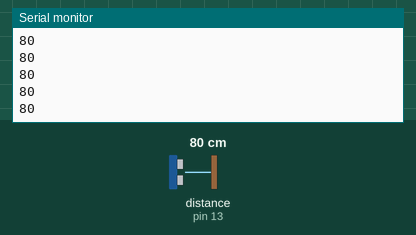
Recording of a sketch running on a simulated Arduino Uno, built with avr-gcc and run on an emulated ATmega328P. Shown: the last lines printed to the serial monitor. The inputs (shaded band) are chosen by the test bench; at power-on: distance to the obstacle (sensor on pin 13) 80 cm. The echo pulse lasts 58.3 µs per cm.

Above: at 1.2 s.
1.3 s: distance to the obstacle (sensor on pin 13) set to 2 cm
At 1.9 s:
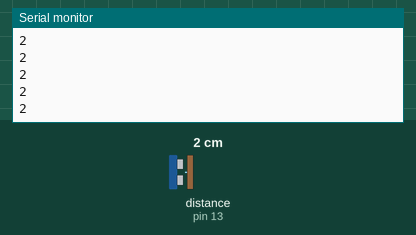
2.8 s: distance to the obstacle (sensor on pin 13) set to 4 cm
At 3.9 s:
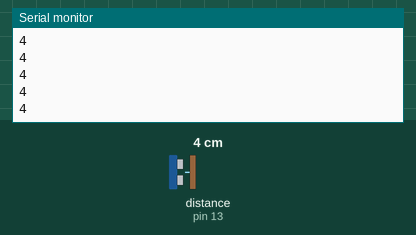
Timing chart, 0 to 5.8 s (numbered marks = the images above; inputs shaded):
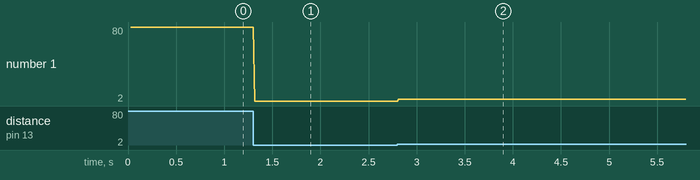

The sketch:

3_sonar-basic.ino
```cpp
// basic sonar testing
// function for averaging readings provided

#include <Ultrasonic.h>

//Ultra sonic sensor pin definitions
int trigpin = 12;//appoint trigger pin
int echopin = 13;//appoint echo pin

Ultrasonic ultrasonic(trigpin,echopin); // create object

void setup() {
  // put your setup code here, to run once:
  Serial.begin(9600);
}

void loop() {

    int distanceReading = averageUltraSonic(5); // average (X) readings
    Serial.println( distanceReading );
    delay(10);
}


// this function reads the distance 'howMany' times
// it then returns the average of those readings
//

int averageUltraSonic( int howMany ){
  long dist = 0;
  for (int i = 0; i < howMany; i++){
      dist += ultrasonic.read();
  }
  return dist = (int) dist / howMany;
}
```

Measured:
- after the input at 1.3 s, the serial monitor: prints a new line at once (image 1)
- after the input at 2.8 s, the serial monitor: prints a new line at once (image 2)
- plotted number 1: 80 → 2 after the input at 1.3 s, 2 → 4 after the input at 2.8 s
